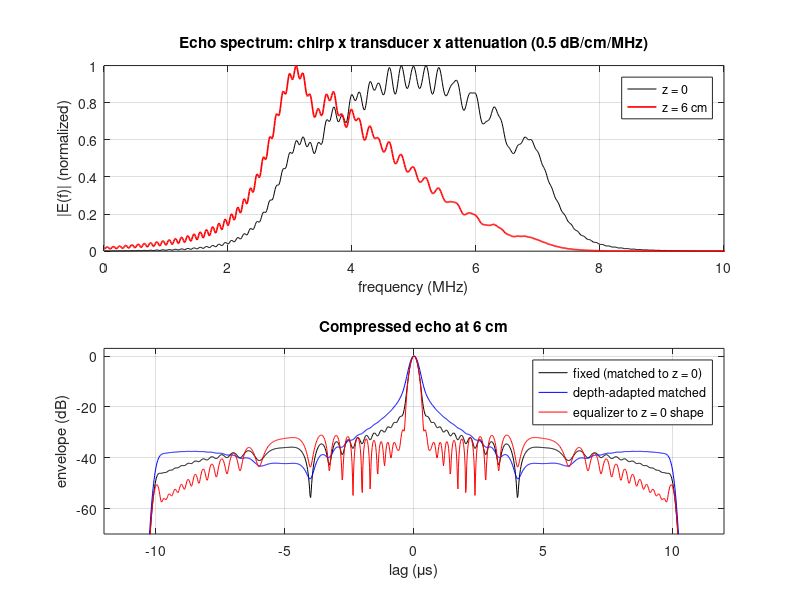

Write MATLAB code to recreate this figure.
%% m10_attenuation_mismatch.m
% A chirp through attenuating tissue, compressed with (a) the filter matched to
% the transmitted echo, (b) a depth-adapted matched filter, (c) an equalizing
% (Wiener-type) filter that restores the surface pulse shape.
%   - Attenuation alpha (dB/cm/MHz), linear in f, two-way path 2z, no dispersion.
%   - Received spectrum E(f) = S(f) H_tr(f) exp(-2 alpha_Np f z).
%   - SNR loss of (a) vs (b) = (int|E0||E|)^2 / (int|E0|^2 int|E|^2) <= 1 (Cauchy-Schwarz).
%   - With an exact (conjugate) filter the output spectrum is real and >= 0,
%     so the compressed envelope does not move; the raw echo's energy centroid
%     moves by about (fc - f0) T / B.
% What to change: alpha_dB, zlist, fbw, T, B, epsW.
% Expected output (alpha 0.5, 80 % transducer): centroid 5.00 -> 3.68 MHz at 6 cm,
% mismatch loss 2.0 dB at 6 cm and 4.6 dB at 10 cm; envelope shift 0.0 ns at
% every depth; at 6 cm the equalizer holds the -6 dB width at 0.38 us (0.34 at the
% surface, 0.48 for the adapted filter) but costs 5.8 dB.
% The adapted filter's PSL looks good only because its broad skirt has no null:
% read the -20 dB width (w20) as well. Runtime about 1 s.
clear; close all; rng(1);

%% Parameters
fs  = 50e6;                    % sampling rate (Hz)
f0  = 5e6;                     % chirp centre frequency (Hz)
T   = 10e-6;                   % chirp duration (s)
B   = 5e6;                     % swept bandwidth (Hz), 2.5-7.5 MHz
fbw = 0.8;                     % -6 dB fractional bandwidth of the two-way transducer response
alpha_dB = 0.5;                % attenuation (dB/cm/MHz)
zlist = [0 2 4 6 8 10];        % depth (cm)
epsW  = 1e-2;                  % equalizer regularization, relative to max|E|^2 (-20 dB)

Nfft = 4096; fax = [0:Nfft/2, -Nfft/2+1:-1]'*fs/Nfft;
n  = round(T*fs); t = ((0:n-1)' - (n-1)/2)/fs;
s  = cos(2*pi*(f0*t + B/(2*T)*t.^2));                 % RF up-chirp
S  = fft(s, Nfft);
sf = fbw*f0/2.3548;
Htr = exp(-(abs(fax)-f0).^2/(2*sf^2));                % Gaussian two-way transducer response
E0 = S.*Htr;                                          % echo spectrum at z = 0
an = zeros(Nfft,1); an(1) = 1; an(2:Nfft/2) = 2; an(Nfft/2+1) = 1;
env = @(Y) fftshift(abs(ifft(Y.*an)));                % envelope of a filter output, lag 0 centred
k0 = Nfft/2 + 1;
xR  = @(a,i,v) i-1 + (a(i-1)-v)./(a(i-1)-a(i));
xL  = @(a,i,v) i+1 - (a(i+1)-v)./(a(i+1)-a(i));
wf  = @(a,k,v) xR(a, k-1+find(a(k:end) < v, 1), v) - xL(a, k+1-find(a(k:-1:1) < v, 1), v);  % full width at level v
pslf = @(a,k) 20*log10(max(a([1:(k+1-find(diff(a(k:-1:1)) > 0, 1))-1, (k-1+find(diff(a(k:end)) > 0, 1))+1:numel(a)])));
pos = fax > 0; tt = (0:Nfft-1)'/fs;

fprintf('alpha = %.2f dB/cm/MHz, chirp %.1f-%.1f MHz, T = %.0f us, transducer %.0f%%\n', alpha_dB, (f0-B/2)/1e6, (f0+B/2)/1e6, T*1e6, fbw*100);
fprintf(' z(cm)  fc(MHz)  2*a*f0*z(dB) | fixed: w6 w20 (ns) PSL(dB) loss(dB) shift(ns) | adapted: w6 w20 PSL | equalizer: w6 w20 PSL loss | echo centroid shift (us) vs (fc-f0)T/B\n');
keep = cell(3,1);
for z = zlist
    E = E0.*exp(-alpha_dB/8.686*abs(fax)/1e6*2*z); % amplitude attenuation, alpha in Np/cm/MHz, path 2z
    P = abs(E).^2; fc = sum(fax(pos).*P(pos))/sum(P(pos));
    Hs = {E0, E, E.*abs(E0).^2./(abs(E).^2 + epsW*max(abs(E).^2))};
    w6 = zeros(1,3); w20 = w6; psl = w6; snr = w6; sh = w6;
    for k = 1:3
        e = env(E.*conj(Hs{k})); [pk, kp] = max(e); a = e/pk;
        w6(k) = wf(a,kp,0.5)/fs; w20(k) = wf(a,kp,0.1)/fs; psl(k) = pslf(a,kp); sh(k) = (kp - k0)/fs;
        snr(k) = pk^2/sum(abs(Hs{k}).^2);           % peak^2 / output noise power (common scale)
        if z == 6, keep{k} = a; end
    end
    ea = abs(ifft(E.*an)).^2; ea0 = abs(ifft(E0.*an)).^2;    % raw echo envelopes (no compression)
    dtc = sum(tt.*ea)/sum(ea) - sum(tt.*ea0)/sum(ea0);
    fprintf(' %4.0f   %5.2f     %5.1f      |  %4.0f %4.0f  %6.1f  %6.2f   %5.2f   | %4.0f %5.0f %6.1f | %4.0f %4.0f %6.1f %6.2f |  %6.2f vs %6.2f\n', ...
        z, fc/1e6, 2*alpha_dB*f0/1e6*z, w6(1)*1e9, w20(1)*1e9, psl(1), 10*log10(snr(1)/snr(2)), sh(1)*1e9, ...
        w6(2)*1e9, w20(2)*1e9, psl(2), w6(3)*1e9, w20(3)*1e9, psl(3), 10*log10(snr(3)/snr(2)), dtc*1e6, (fc-f0)*T/B*1e6);
    if z == 6, E6 = E; end
end
alpha0 = alpha_dB/8.686;       % Np/cm/MHz
fprintf('Gaussian-spectrum shift for reference: fc = f0 - 2 alpha0 sigma_f^2 z, sigma_f = %.2f MHz -> %.2f MHz at 6 cm (the flat chirp band makes the true shift smaller)\n', ...
    sf/1e6, f0/1e6 - 2*alpha0*(sf/1e6)^2*6);

%% Figures
figure('Position',[100 100 900 600]);
subplot(2,1,1);
plot(fax(pos)/1e6, abs(E0(pos))/max(abs(E0)), 'k', fax(pos)/1e6, abs(E6(pos))/max(abs(E6)), 'r', 'LineWidth', 1.2);
xlim([0 10]); grid on; xlabel('frequency (MHz)'); ylabel('|E(f)| (normalized)');
legend('z = 0', 'z = 6 cm', 'Location', 'northeast');
title(sprintf('Echo spectrum: chirp x transducer x attenuation (%.1f dB/cm/MHz)', alpha_dB));
subplot(2,1,2);
lag = ((1:Nfft)' - k0)/fs*1e6;
plot(lag, 20*log10(keep{1}+1e-9), 'k', lag, 20*log10(keep{2}+1e-9), 'b', lag, 20*log10(keep{3}+1e-9), 'r');
xlim([-12 12]); ylim([-70 3]); grid on; xlabel('lag (\mus)'); ylabel('envelope (dB)');
legend('fixed (matched to z = 0)', 'depth-adapted matched', 'equalizer to z = 0 shape', 'Location', 'northeast');
title('Compressed echo at 6 cm');
